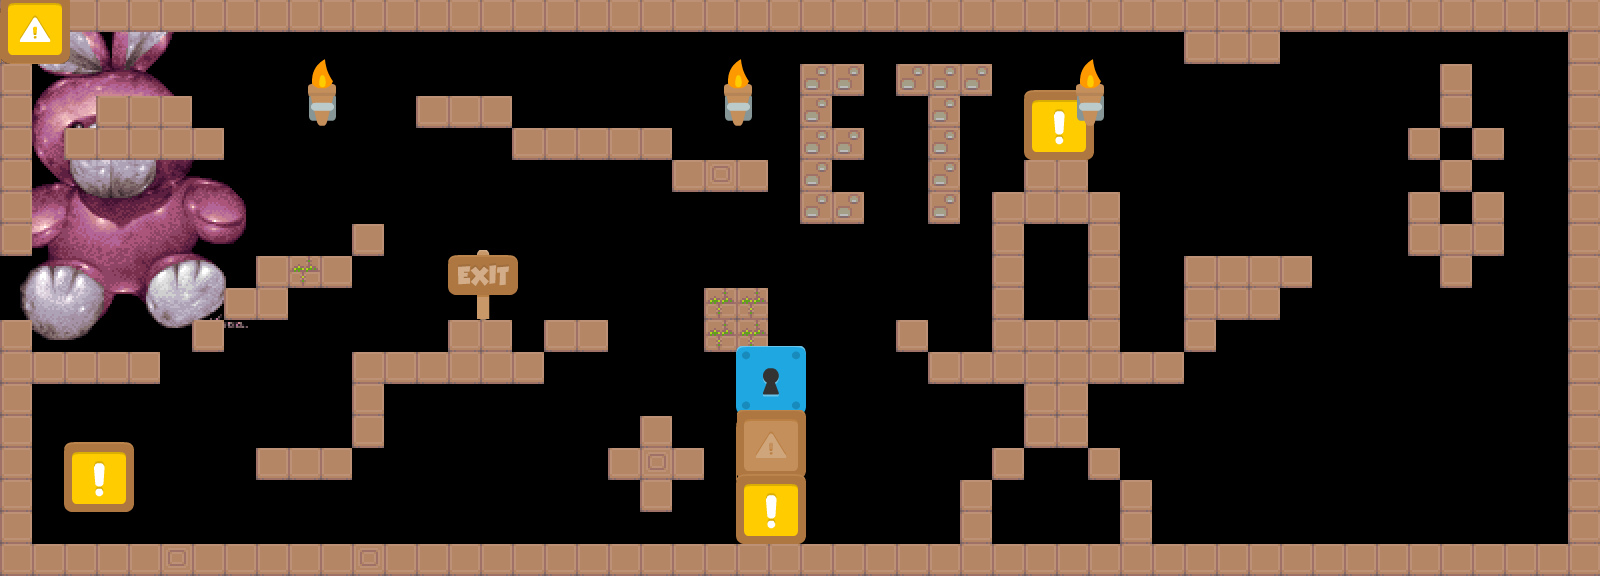

The image is a tile-based game level rendered from a .tmx file. Its description and source (layers, tilesets, objects; grid data summarised) follow:
An orthogonal 50x18 tile map with 32x32 px tiles, 3 tile layers (Tile Layer 1, Tile Layer 2, Tile Layer 3), 4 tilesets, 1 image layer and 11 objects (door, collision, ramp).

<map version="1.0" orientation="orthogonal" width="50" height="18" tilewidth="32" tileheight="32">
 <tileset firstgid="1" name="ground_1x1" tilewidth="32" tileheight="32">
  <image source="../tiles/ground_1x1.png" width="800" height="32" />
  <tile id="1">
   <properties>
    <property name="bounce" value="1" />
   </properties>
  </tile>
 </tileset>
 <tileset firstgid="26" name="walls_1x2" tilewidth="32" tileheight="64">
  <image source="../tiles/walls_1x2.png" width="256" height="64" />
 </tileset>
 <tileset firstgid="34" name="coin" tilewidth="32" tileheight="32">
  <image source="../../sprites/coin.png" width="192" height="32" />
 </tileset>
 <tileset firstgid="40" name="tiles2" tilewidth="70" tileheight="70">
  <image source="../tiles/tiles2.png" width="840" height="910" />
 </tileset>
 <imagelayer name="Image Layer 1" width="50" height="18">
  <image source="../../sprites/bunny.png" trans="55ffff" />
  <properties>
   <property name="alpha" value="0.8" />
   <property name="x" value="300" />
  </properties>
 </imagelayer>
 <layer name="Tile Layer 1" width="50" height="18">
  <properties>
   <property name="collides" value="true" />
  </properties>
  <data>[900 cells, 244 non-empty, 5 distinct tile ids]</data>
 </layer>
 <layer name="Tile Layer 2" width="50" height="18">
  <properties>
   <property name="collides" value="false" />
  </properties>
  <data>[900 cells, 15 non-empty, 1 distinct tile ids]</data>
 </layer>
 <objectgroup name="Object Layer 1" width="50" height="18">
  <object name="exit" type="door" x="475" y="430" width="44" height="114">
   <properties>
    <property name="open" value="false" />
   </properties>
  </object>
  <object name="sun" type="collision" x="793" y="340" width="77" height="70">
   <ellipse />
  </object>
  <object gid="34" x="443" y="244">
   <properties>
    <property name="alpha" value="0.5" />
   </properties>
  </object>
  <object gid="34" x="483" y="267" />
  <object gid="34" x="513" y="237">
   <properties>
    <property name="alpha" value="0.5" />
   </properties>
  </object>
  <object gid="34" x="549" y="229" />
  <object gid="34" x="580" y="249">
   <properties>
    <property name="body.gravity.y" value="5" />
   </properties>
  </object>
  <object gid="34" x="610" y="278" />
  <object gid="34" x="639" y="309" />
  <object gid="34" x="662" y="342" />
  <object name="ramp" x="158" y="462">
   <polyline points="-28,2 52,-55 189,-21 91,-21 75,78 -40,79 -30,3" />
  </object>
 </objectgroup>
 <layer name="Tile Layer 3" width="50" height="18">
  <data>[900 cells, 7 non-empty, 5 distinct tile ids]</data>
 </layer>
</map>
